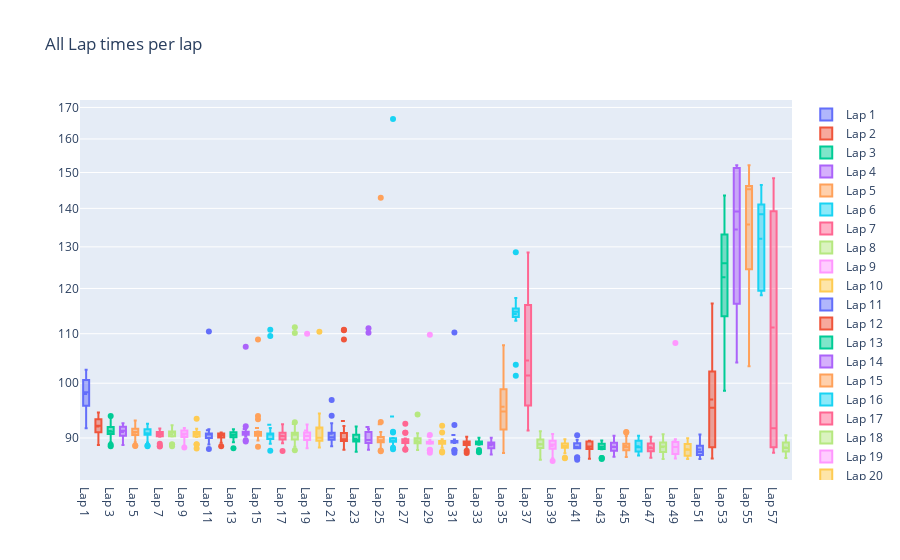

Notebook code cell kept with this figure:
### Markdown cell above
Shows all the times from drivers per lap

Determining if average is a good measure, since some laps drivers take pit stop, or a car might malfunction, etc... alot of factors can affect the average of a lap time

### Code cell
fig = go.Figure()
for col in working_df.columns[1:]:
    fig.add_trace(go.Box(y=working_df[col].values.tolist(), name=col, boxmean=True))
    fig.update_layout(title='All Lap times per lap')
fig.update_yaxes(type="log")
fig.show()
